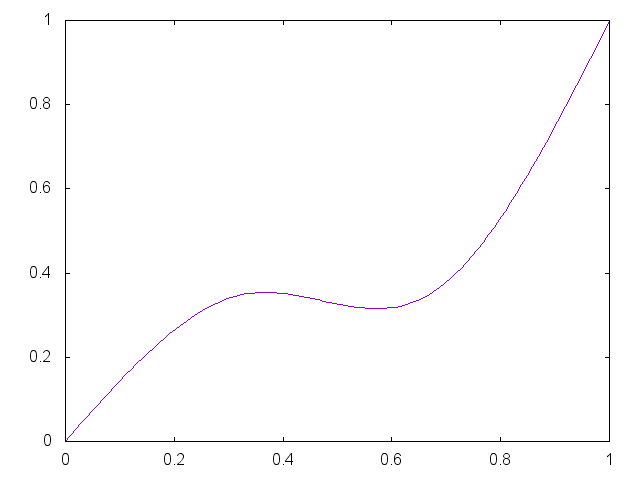

Here is the gnuplot script that generated this plot:


set term png

set output "generate/static/generate/csplines-0.35-0.35.png"
plot '-' smooth csplines notitle
0 0
0.33 0.35
0.67 0.35 
1 1
e

reset;
